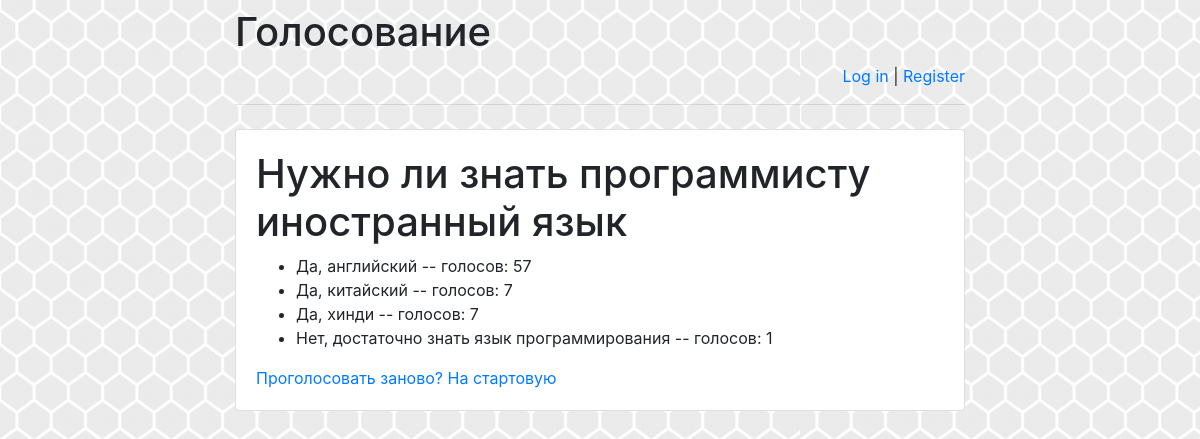
The app's page /polls/2/results/ with its own data.
### polls/models.py (models this page shows, shortened)
class Question(models.Model):
    question_text = models.CharField(max_length=200)
    pub_date = models.DateTimeField('date published')

class Choice(models.Model):
    question = models.ForeignKey(Question, on_delete=models.CASCADE)
    choice_text = models.CharField(max_length=200)
    votes = models.IntegerField(default=0)

### polls/views.py (the view)
# urls.py: path('<int:pk>/results/', views.ResultsView.as_view(), name='results'),
class ResultsView(generic.DetailView):
    model = Question
    template_name = 'polls/results.html'

### polls/templates/polls/results.html (shortened to what this page needs)
<!doctype html>
<html lang="en">
<head>
    {% load static %}
    <link rel="stylesheet" href="{% static 'polls/style.css' %}">
    <link rel="stylesheet" href="https://stackpath.bootstrapcdn.com/bootstrap/4.1.3/css/bootstrap.min.css">
</head>
<body>
<div class="container">
    <div class="row justify-content-center">
        <div class="col-8">
            <h1 class="mt-2">Голосование</h1>
            {% if user.is_authenticated %}
                <p class="text-right">
                    Привет, {{ user.username }}!
                    <a href="/polls/logout">Log out</a> |
                    <a href="/polls/password-change">
                        Change password
                    </a>
                </p>
            {% else %}
                <p class="text-right">
                    <a href="/polls/login">Log in</a> |
                    <a href="/polls/register">Register</a>
                </p>
            {% endif %}
            <hr class="mt-0 mb-4">
            <div class="card">
                <div class="card-body">
                    <h1>{{ question.question_text }}</h1>
                    <ul>
                    {% for choice in question.choice_set.all %}
                        <li>{{ choice.choice_text }} -- голосов: {{ choice.votes }}  </li>
                    {% endfor %}
                    </ul>
                    <a href="{% url 'polls:detail' question.id %}">Проголосовать заново?</a>
                    <a href="{% url 'polls:index'%}">На стартовую</a>
                </div>
            </div>
        </div>
    </div>
</div>
</body>
</html>

### polls/static/polls/style.css (style rules this page uses)
body { background: white url("images/background.png") repeat; }

### records on screen
Question: question_text "Нужно ли знать программисту иностранный язык"
Choice: choice_text "Да, английский", votes "57"
Choice: choice_text "Да, китайский", votes "7"
Choice: choice_text "Да, хинди", votes "7"
Choice: choice_text "Нет, достаточно знать язык программирования", votes "1"
